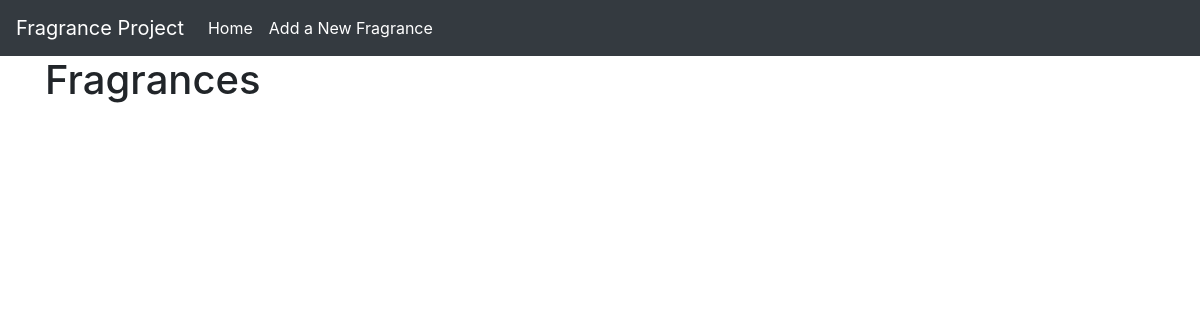
The app's page /, older data.
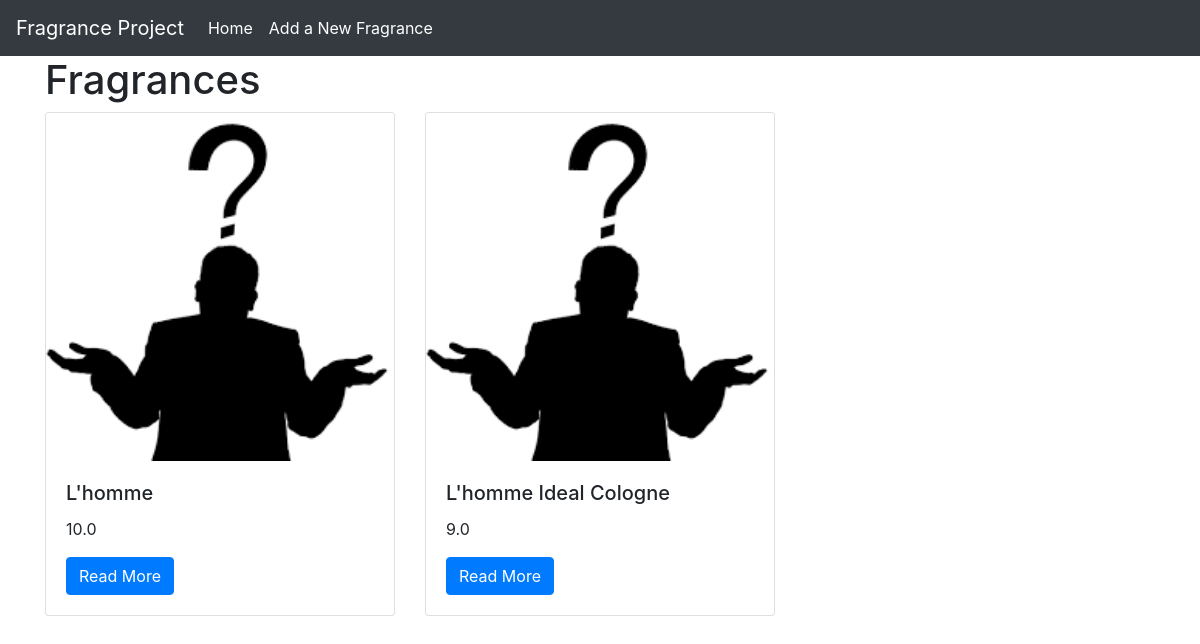
The same page, newer data.
### blog/models.py (models this page shows, shortened)
class Fragrance(models.Model):
	brand = models.CharField(max_length = 100, default = '')
	name = models.CharField(max_length = 100)
	review = models.CharField(max_length = 500)
	rating = models.FloatField()
	image = models.ImageField(upload_to='images/', blank = True)
	@property
	def image_url(self):
		if self.image:
			return self.image.url
		else:
			self.image = "C:/Users/Evan/Desktop/Django_blog_site/django_blog_site/django_blog_site/media/unknown.png"
			return self.image.url

### blog/views.py (the view)
# urls.py: path('', views.fragrance_list, name = 'fragrance_list'),
def fragrance_list(request):
	context = {
		'fragrances' : Fragrance.objects.all()
	}
	return render(request, 'blog/fragrance_list.html', context)

### blog/templates/blog/fragrance_list.html
{% extends "base.html" %}
{% load static %}
{% block page_content %}
<h1>Fragrances</h1>
<div class="row">
{% for fragrance in fragrances %}
    <div class="col-md-4">
        <div class="card mb-2">
            <img class="card-img-top" src="{{ fragrance.image_url }}">
            <div class="card-body">
                <h5 class="card-title">{{ fragrance.name }}</h5>
                <p class="card-text">{{ fragrance.rating }}</p>
                <a href="{% url 'fragrance_detail' fragrance.pk %}"
                   class="btn btn-primary">
                    Read More
                </a>
            </div>
        </div>
    </div>
    {% endfor %}
</div>
{% endblock %}

Row changes from the older to the newer data that the page shows:
added Fragrance: name "L'homme", rating "10.0"
added Fragrance: name "L'homme Ideal Cologne", rating "9.0"
